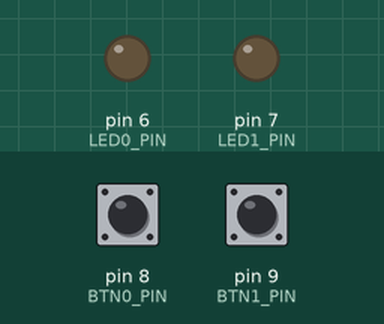
The sketch below on a simulated Arduino Uno, built with avr-gcc and run on an emulated ATmega328P. Shown: output pins drawn as LEDs (lit = HIGH). Inputs (shaded band) come from the test bench; at power-on: pin 8 (BTN0_PIN) LOW, pin 9 (BTN1_PIN) LOW.

Above: at 1.2 s.
1.3 s: pin 8 (BTN0_PIN) pulled HIGH for 0.15 s
At 2.1 s:
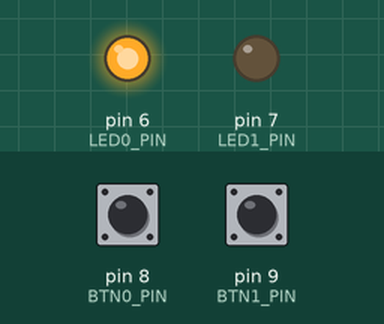
2.9 s: pin 9 (BTN1_PIN) pulled HIGH for 0.15 s
At 3.4 s:
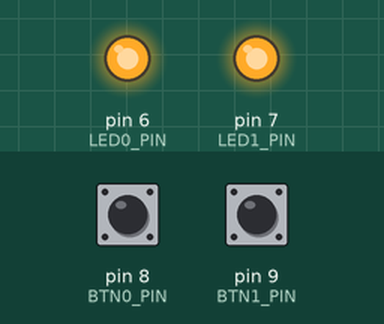
4.5 s: pin 8 (BTN0_PIN) pulled HIGH for 1 s
At 5.8 s:
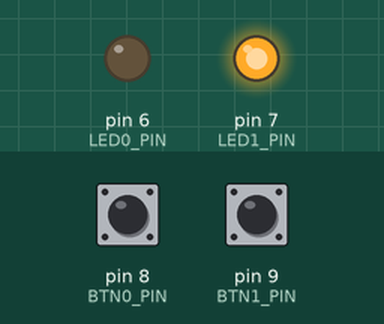
7.0 s: pin 8 (BTN0_PIN) pulled HIGH for 3.2 s
At 7.7 s:
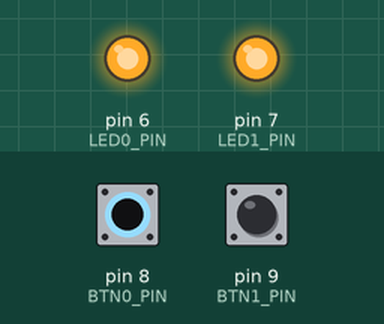
11.7 s: pin 9 (BTN1_PIN) pulled HIGH for 1 s
At 12.5 s:
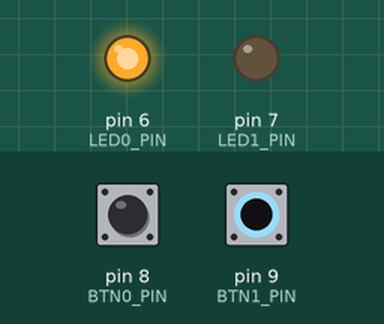
Timing chart, 0 to 14.7 s (numbered marks = the images above; inputs shaded):
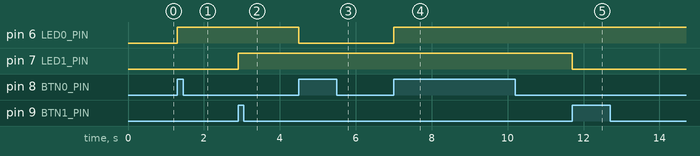

Measured:
- after the input at 1.3 s, pin 6 (LED0_PIN): LOW → HIGH at once
- after the input at 2.9 s, pin 7 (LED1_PIN): LOW → HIGH at once
- after the input at 4.5 s, pin 6 (LED0_PIN): HIGH → LOW at once
- after the input at 7.0 s, pin 6 (LED0_PIN): LOW → HIGH at once
- after the input at 11.7 s, pin 7 (LED1_PIN): HIGH → LOW at once

The sketch:

pinchange.ino
```cpp
#include "PinChangeInterrupt.h"

#define BTN0_PIN  8
#define BTN1_PIN  9
#define LED0_PIN  6
#define LED1_PIN  7

void BTN0_ISR(void)
{
  digitalWrite(LED0_PIN, !digitalRead(LED0_PIN));
}

void BTN1_ISR(void)
{
  digitalWrite(LED1_PIN, !digitalRead(LED1_PIN));
}

void setup() {
  pinMode(LED0_PIN, OUTPUT);
  pinMode(LED1_PIN, OUTPUT);
  pinMode(BTN0_PIN, INPUT);
  pinMode(BTN1_PIN, INPUT);
  attachPCINT(digitalPinToPCINT(BTN0_PIN), BTN0_ISR, RISING);
  attachPCINT(digitalPinToPCINT(BTN1_PIN), BTN1_ISR, RISING);
}

void loop() {
  // Do Nothing
}
```
